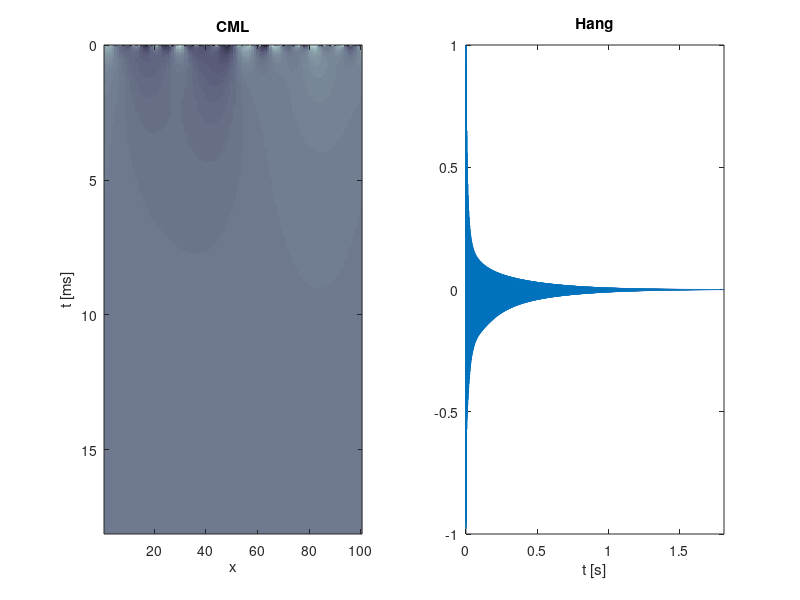

Recreate this plot in MATLAB.
clear all;
clc;

%% parameterek
playSound=true;
fs=44100;
switch 1
    case 1
        N=100;
        T=800;
        epsilon=0.5;
        f=@(x) 0.995*x;
    case 2
        N=100;
        T=800;
        epsilon=rand(1,N);
        f=@(x) 0.995*x;
    case 3
        N=100;
        T=500;
        epsilon=0.3;
        f=@(x) 1-1.1*x.^2;
    case 4
        N=100;
        T=500;
        epsilon=0.3;
        f=@(x) 1-1.75*x.^2;
    case 5
        N=100;
        T=500;
        epsilon=0.5;
        f=@(x) 1-2*x.^2;
    case 6
        N=100;
        T=500;
        epsilon=0.3;
        frac=@(x) x-floor(x);
        f=@(x) frac(x+5/9-1/(2*pi)*sin(2*pi*x));
    case 7
        N=200;
        T=3000;
        epsilon=1;
        frac=@(x) x-floor(x);
        f=@(x) frac(x+0.5-1/(2*pi)*sin(2*pi*x));
    case 8
        N=100;
        T=10000;
        epsilon=0.12;
        frac=@(x) x-floor(x);
        f=@(x) frac(x+0.2-0.2/(2*pi)*sin(2*pi*x));
end

%% CML mukodtetese
y=zeros(T,N);
y(1,:)=rand(1,N)*2-1; % kezdetben teljesen rendezetlen
for t=2:T
    y(t,:)=(1-epsilon).*f(y(t-1,:))+epsilon/2.*(f([y(t-1,2:N) y(t-1,1)])+f([y(t-1,N) y(t-1,1:N-1)])); % Laplace + periodikus peremfeltetel
end
snd=reshape(y',1,N*T);

%% abrazolas, lejatszas
figure(1);
subplot(121);
colormap bone;
imagesc(1:N,(0:T-1)/fs*1000,y);
xlabel('x');
ylabel('t [ms]');
title('CML');
subplot(122);
plot((0:N*T-1)/fs,snd);
xlim([0 (N*T-1)/fs]);
xlabel('t [s]');
title('Hang');
if playSound
    soundsc(snd,fs);
end